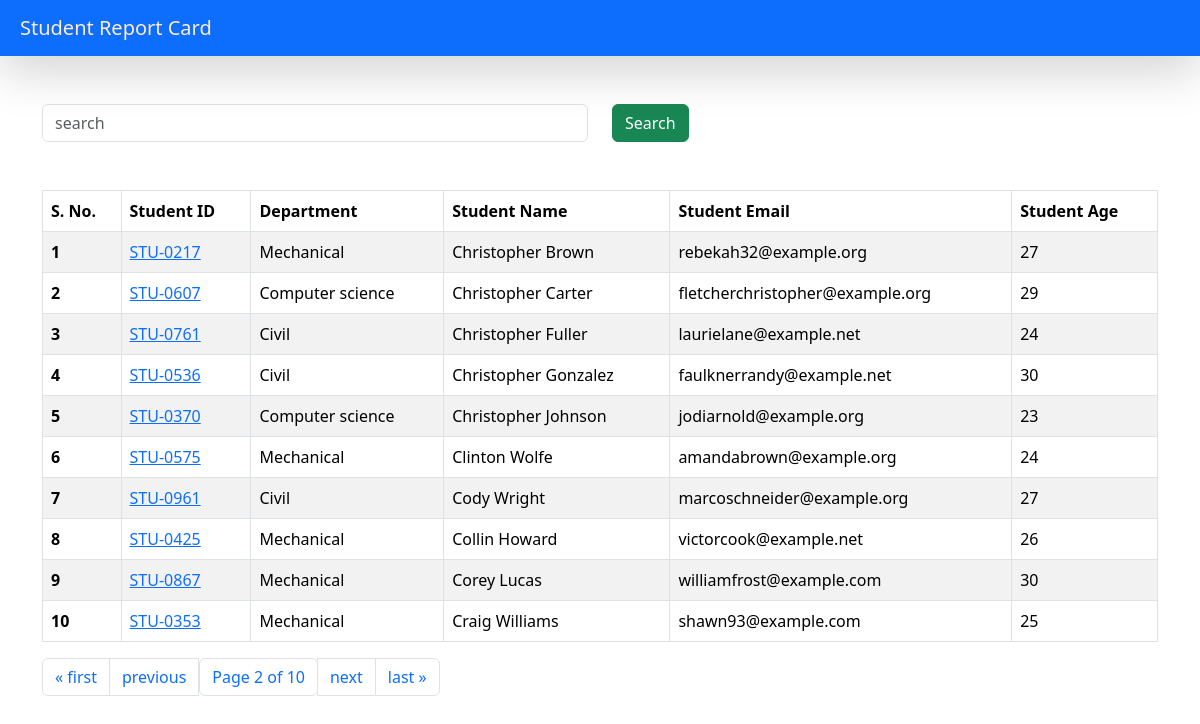
Screenshot of /students/?page=2 with the database file from the repository.
### reportcard/models.py (models this page shows, shortened)
class Student(models.Model):
    department = models.ForeignKey(Department, related_name="depart", on_delete=models.CASCADE)
    student_id = models.OneToOneField(StudentID, related_name="studentid", on_delete=models.CASCADE)
    student_name = models.CharField(max_length=100)
    student_email = models.EmailField(unique=True)
    student_age = models.IntegerField(default=18)
    student_address = models.TextField()
    class Meta:
        ordering = ["student_name"]
        verbose_name = "student"

class StudentID(models.Model):
    student_id = models.CharField(max_length=100)
    def __str__(self) -> str:
        return self.student_id

class Department(models.Model):
    department = models.CharField(max_length=100)
    class Meta:
        ordering = ["department"]

### reportcard/views.py (the view, shortened to what this page needs)
# urls.py: path("students/", get_students , name="get_students"),
def get_students(request):
    queryset = Student.objects.all()
    paginator = Paginator(queryset, 10)  # Show 10 contacts per page.
    page_number = request.GET.get("page", 1)
    page_obj = paginator.get_page(page_number)
    return render(request, "report/students.html", {"queryset" : page_obj})

### reportcard/templates/report/students.html
{% extends "base.html" %}
{% block start %}
<div class="container mt-5">
    <form class="mb-4">
    <div class="row">
        <div class="col-md-6">
            <input class="form-control" name="search" placeholder="search">
        </div>
        <div class="col-md-6">
            <button class="btn btn-success">Search</button>
        </div>
    </div>
    </form>
</div>
<div class="container mt-5">
    <table class="table table-striped table-bordered">
        <thead>
            <tr>
                <th scope="col">S. No.</th>
                <th scope="col">Student ID</th>
                <th scope="col">Department</th>
                <th scope="col">Student Name</th>
                <th scope="col">Student Email</th>
                <th scope="col">Student Age</th>
            </tr>
        </thead>
        <tbody>
            {% for student in queryset %}
            <tr>
                <th scope="row">{{forloop.counter}}</th>
                <td><a href="{% url 'see_marks' student.student_id %}">{{student.student_id}}</a>
                    </td>
                <td>{{student.department.department}}</td>
                <td>{{student.student_name}}</td>
                <td>{{student.student_email}}</td>
                <td>{{student.student_age}}</td>
            </tr>
            {% endfor %}
        </tbody>
    </table>
    <nav aria-label="Page navigation example">
        <ul class="pagination">
            {% if queryset.has_previous %}
                <li class="page-item"><a class="page-link" href="?page=1">&laquo; first</a></li>
                <li class="page-item"><a class="page-link" href="?page={{ queryset.previous_page_number }}">previous</a></li>
            {% endif %}
            <span class="current">
                <li class="page-item"><a class="page-link" >Page {{ queryset.number }} of {{ queryset.paginator.num_pages }}</a></li>
            </span>
            {% if queryset.has_next %}
                <li class="page-item"><a class="page-link" href="?page={{ queryset.next_page_number }}">next</a></li>
                <li class="page-item"><a class="page-link" href="?page={{ queryset.paginator.num_pages }}">last &raquo;</a></li>
            {% endif %}
    </ul>
    </nav>
</div>
{% endblock %}

### rows the page displays
Student: student_id "STU-0217", department.department "Mechanical", student_name "Christopher Brown", student_email "rebekah32@example.org", student_age "27"
Student: student_id "STU-0607", department.department "Computer science", student_name "Christopher Carter", student_email "fletcherchristopher@example.org", student_age "29"
Student: student_id "STU-0761", department.department "Civil", student_name "Christopher Fuller", student_email "laurielane@example.net", student_age "24"
Student: student_id "STU-0536", department.department "Civil", student_name "Christopher Gonzalez", student_email "faulknerrandy@example.net", student_age "30"
Student: student_id "STU-0370", department.department "Computer science", student_name "Christopher Johnson", student_email "jodiarnold@example.org", student_age "23"
Student: student_id "STU-0575", department.department "Mechanical", student_name "Clinton Wolfe", student_email "amandabrown@example.org", student_age "24"
Student: student_id "STU-0961", department.department "Civil", student_name "Cody Wright", student_email "marcoschneider@example.org", student_age "27"
Student: student_id "STU-0425", department.department "Mechanical", student_name "Collin Howard", student_email "victorcook@example.net", student_age "26"
Student: student_id "STU-0867", department.department "Mechanical", student_name "Corey Lucas", student_email "williamfrost@example.com", student_age "30"
Student: student_id "STU-0353", department.department "Mechanical", student_name "Craig Williams", student_email "shawn93@example.com", student_age "25"

### other values shown
{{ queryset.number }} "2"
{{ queryset.paginator.num_pages }} "10"
